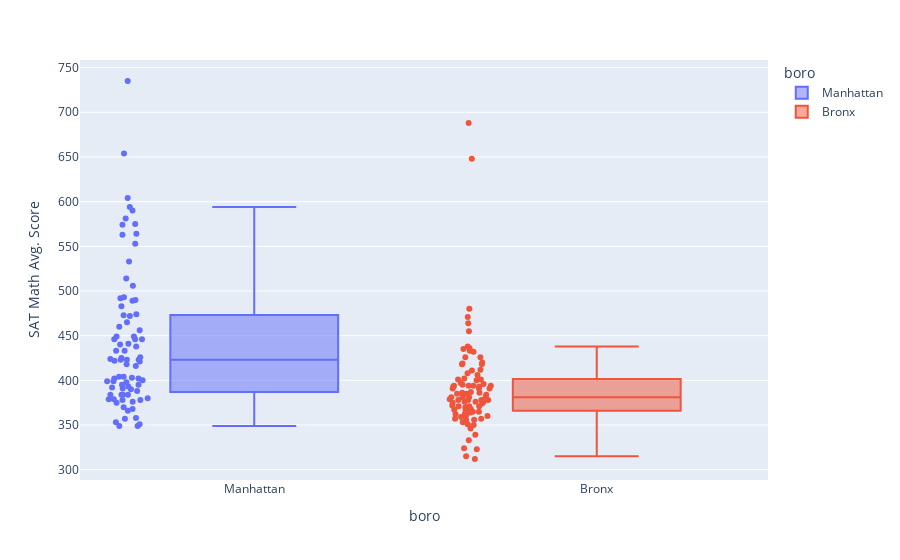

The code cell stored with this chart in its notebook:
### Code cell
# Comparing the average math score of Manhattan and the Bronx.
px.box(data, x="boro", y = "SAT Math Avg. Score",points = "all", color="boro")

### Figure 1 — Plotly figure (JSON) as saved in the notebook; plotly's stock layout.template omitted (floating-point values rounded to 4 significant figures)
{"data": [{"alignmentgroup": "True", "boxpoints": "all", "hovertemplate": "boro=%{x}<br>SAT Math Avg. Score=%{y}<extra></extra>", "legendgroup": "Manhattan", "marker": {"color": "#636efa"}, "name": "Manhattan", "notched": false, "offsetgroup": "Manhattan", "orientation": "v", "showlegend": true, "type": "box", "x": ["Manhattan", "Manhattan", "Manhattan", "Manhattan", "Manhattan", "Manhattan", "Manhattan", "Manhattan", "Manhattan", "Manhattan", "Manhattan", "Manhattan", "Manhattan", "Manhattan", "Manhattan", "Manhattan", "Manhattan", "Manhattan", "Manhattan", "Manhattan", "Manhattan", "Manhattan", "Manhattan", "Manhattan", "Manhattan", "Manhattan", "Manhattan", "Manhattan", "Manhattan", "Manhattan", "Manhattan", "Manhattan", "Manhattan", "Manhattan", "Manhattan", "Manhattan", "Manhattan", "Manhattan", "Manhattan", "Manhattan", "Manhattan", "Manhattan", "Manhattan", "Manhattan", "Manhattan", "Manhattan", "Manhattan", "Manhattan", "Manhattan", "Manhattan", "Manhattan", "Manhattan", "Manhattan", "Manhattan", "Manhattan", "Manhattan", "Manhattan", "Manhattan", "Manhattan", "Manhattan", "Manhattan", "Manhattan", "Manhattan", "Manhattan", "Manhattan", "Manhattan", "Manhattan", "Manhattan", "Manhattan", "Manhattan", "Manhattan", "Manhattan", "Manhattan", "Manhattan", "Manhattan", "Manhattan", "Manhattan", "Manhattan", "Manhattan", "Manhattan", "Manhattan", "Manhattan", "Manhattan", "Manhattan", "Manhattan", "Manhattan", "Manhattan", "Manhattan", "Manhattan", "Manhattan", "Manhattan", "Manhattan"], "x0": " ", "xaxis": "x", "y": [404, 423, 402, 433, 574, 604, 400, 393, 384, 375, 438, 449, 358, 388, 392, 370, 391, 483, null, null, null, 493, 465, 490, 563, 590, 533, 492, 594, 553, 399, 449, 426, null, null, null, 473, 416, 460, 735, 489, 349, 472, 440, 425, 404, 378, 395, 581, 423, 384, 423, 403, 418, 441, 424, 384, 390, null, null, 368, null, 575, 564, 398, 433, 506, 379, 357, 514, 379, 421, 446, 446, 351, 399, null, 366, 353, 474, 402, 654, 446, 376, 395, null, 384, 380, 378, 422, 456, 349], "y0": " ", "yaxis": "y"}, {"alignmentgroup": "True", "boxpoints": "all", "hovertemplate": "boro=%{x}<br>SAT Math Avg. Score=%{y}<extra></extra>", "legendgroup": "Bronx", "marker": {"color": "#EF553B"}, "name": "Bronx", "notched": false, "offsetgroup": "Bronx", "orientation": "v", "showlegend": true, "type": "box", "x": ["Bronx", "Bronx", "Bronx", "Bronx", "Bronx", "Bronx", "Bronx", "Bronx", "Bronx", "Bronx", "Bronx", "Bronx", "Bronx", "Bronx", "Bronx", "Bronx", "Bronx", "Bronx", "Bronx", "Bronx", "Bronx", "Bronx", "Bronx", "Bronx", "Bronx", "Bronx", "Bronx", "Bronx", "Bronx", "Bronx", "Bronx", "Bronx", "Bronx", "Bronx", "Bronx", "Bronx", "Bronx", "Bronx", "Bronx", "Bronx", "Bronx", "Bronx", "Bronx", "Bronx", "Bronx", "Bronx", "Bronx", "Bronx", "Bronx", "Bronx", "Bronx", "Bronx", "Bronx", "Bronx", "Bronx", "Bronx", "Bronx", "Bronx", "Bronx", "Bronx", "Bronx", "Bronx", "Bronx", "Bronx", "Bronx", "Bronx", "Bronx", "Bronx", "Bronx", "Bronx", "Bronx", "Bronx", "Bronx", "Bronx", "Bronx", "Bronx", "Bronx", "Bronx", "Bronx", "Bronx", "Bronx", "Bronx", "Bronx", "Bronx", "Bronx", "Bronx", "Bronx", "Bronx", "Bronx", "Bronx", "Bronx", "Bronx", "Bronx", "Bronx", "Bronx"], "x0": " ", "xaxis": "x", "y": [378, 324, 359, 375, 394, 426, 396, 378, 356, 411, 381, 400, 368, null, 386, 385, 361, 402, 371, null, null, 436, null, 371, 370, 381, 376, 387, 464, 394, 367, 480, 363, 353, 386, null, 365, 339, 312, 360, 376, 419, 418, 384, 394, 315, 455, 412, 391, 393, 406, 356, 395, 333, 408, 401, 371, 418, 350, 385, 364, 426, 420, 688, 435, 362, 379, 648, 381, 357, 391, 394, 376, 471, 365, 391, 433, 397, 381, 372, 438, 378, 393, 367, 381, 432, 378, 401, 351, null, null, 323, 346, 374, 357], "y0": " ", "yaxis": "y"}], "layout": {"boxmode": "overlay", "legend": {"title": {"text": "boro"}, "tracegroupgap": 0}, "margin": {"t": 60}, "xaxis": {"anchor": "y", "categoryarray": ["Manhattan", "Bronx"], "categoryorder": "array", "domain": [0, 1], "title": {"text": "boro"}}, "yaxis": {"anchor": "x", "domain": [0, 1], "title": {"text": "SAT Math Avg. Score"}}}}
